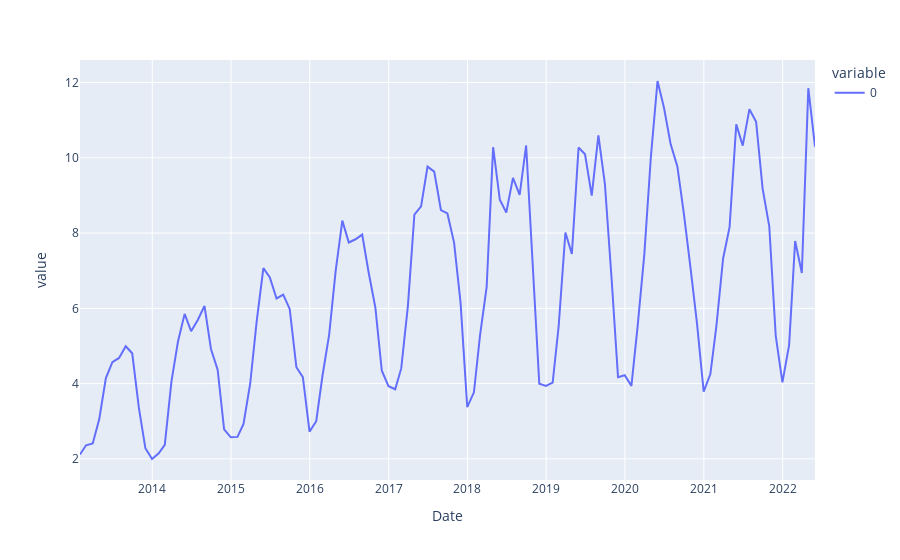

Write notebook code for a chart like this one.
### Code cell
PV=production_verte.resample('M').mean()
fig = px.line(PV)
fig.show()
